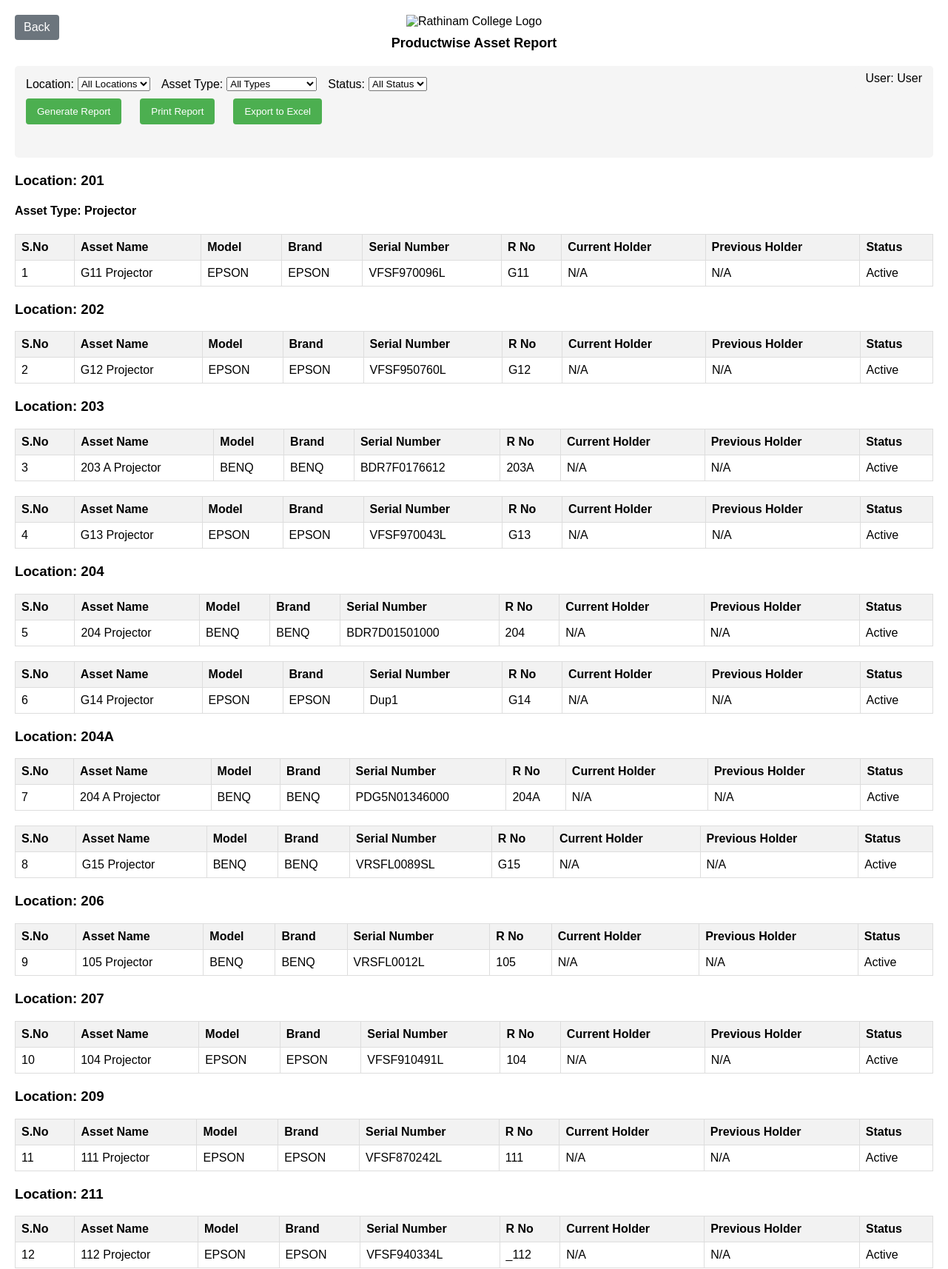
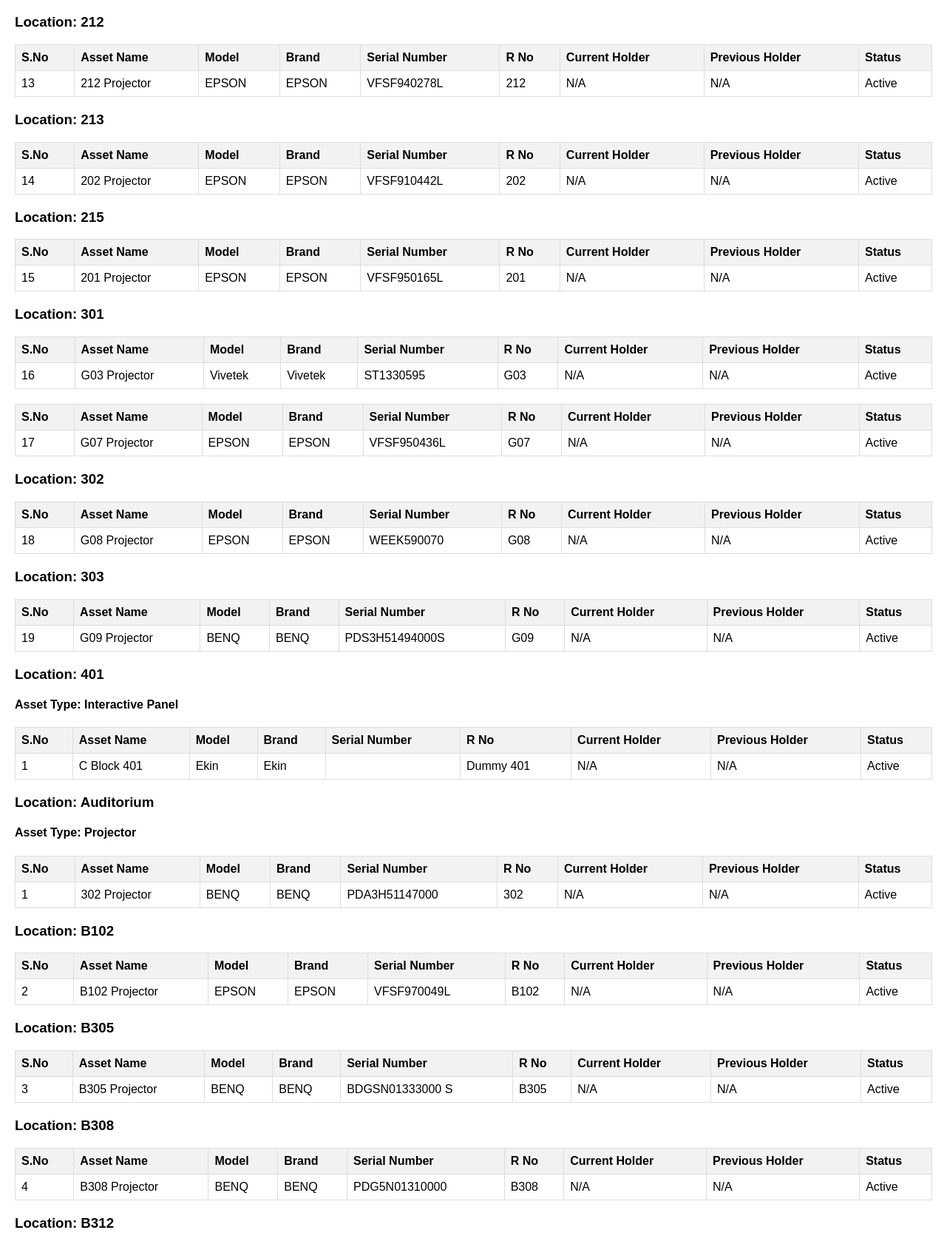
Page /productwise_rpt.php (upper part) on the committed database (2 pictures, top to bottom).
### tables this page shows
CREATE TABLE `asset` (
  `asset_id` int(11) NOT NULL,
  `asset_name` varchar(100) DEFAULT NULL,
  `serial_no` varchar(255) DEFAULT NULL,
  `r_no` varchar(255) DEFAULT NULL,
  `model` varchar(100) DEFAULT NULL,
  `brand` varchar(100) DEFAULT NULL,
  `type_id` int(11) DEFAULT NULL,
  `location_id` int(11) DEFAULT NULL,
  `processor` varchar(100) DEFAULT NULL,
  `processor_version` varchar(100) DEFAULT NULL,
  `ram_type` enum('DDR2','DDR3','DDR4') DEFAULT NULL,
  `ram_frequency` varchar(50) DEFAULT NULL,
  `ram_size` varchar(50) DEFAULT NULL,
  `graphics_card_available` enum('Yes','No') DEFAULT 'No',
  `graphics_card_brand` varchar(100) DEFAULT NULL,
  `graphics_card_model` varchar(100) DEFAULT NULL,
  `graphics_card_size` varchar(50) DEFAULT NULL,
  `storage_type` enum('SSD','HDD','Both') DEFAULT NULL,
  `storage_count` int(11) DEFAULT NULL,
  `purchase_date` date DEFAULT NULL,
  `warranty_expiry` date DEFAULT NULL,
  `status` enum('active','service','scrapped') DEFAULT 'active',
  `current_holder` int(11) DEFAULT NULL,
  `previous_holder` int(11) DEFAULT NULL,
  `lan_status` enum('Working','Not working') DEFAULT NULL COMMENT 'LAN connectivity status for lab assets',
  `projector_type` enum('Short Throw','Standard','Long Throw','Ultra Short Throw') DEFAULT NULL,
  `has_speaker` enum('Yes','No') DEFAULT NULL,
  `lumens` varchar(20) DEFAULT NULL,
  `resolution` varchar(20) DEFAULT NULL,
  `mount_type` enum('Short Throw','Long Throw') DEFAULT NULL,
  `logic_box_status` enum('Yes','No','Replaced','New logic box installed') DEFAULT NULL,
  `cable_type` enum('HDMI','VGA','Printer Cable','VGA CABLE','VGACABLE','VJA') DEFAULT NULL,
  `screen_type` varchar(50) DEFAULT NULL,
  `os_type` varchar(100) DEFAULT NULL,
  `os` varchar(100) DEFAULT NULL,
  `projector_remarks` text DEFAULT NULL,
  `updated_at` timestamp NOT NULL DEFAULT current_timestamp() ON UPDATE current_timestamp(),
  `printer_type` varchar(255) DEFAULT NULL,
  `connectivity` varchar(255) DEFAULT NULL,
  `paper_size` varchar(255) DEFAULT NULL
);

CREATE TABLE `location` (
  `location_id` int(11) NOT NULL,
  `location_name` varchar(100) DEFAULT NULL,
  `category_id` int(11) DEFAULT NULL
);

CREATE TABLE `asset_type` (
  `type_id` int(11) NOT NULL,
  `type_name` varchar(50) DEFAULT NULL
);

### productwise_rpt.php (the view, shortened to what this page needs)
<?php
$host = '127.0.0.1';
$dbname = 'ict';
$username = 'root';
$password = '';
try {
    $pdo = new PDO("mysql:host=$host;dbname=$dbname", $username, $password);
    $pdo->setAttribute(PDO::ATTR_ERRMODE, PDO::ERRMODE_EXCEPTION);
} catch (PDOException $e) {
    die("Could not connect to the database: " . $e->getMessage());
}
$currentUserName = "User";
if (isset($_GET['export_excel'])) {
    header('Content-Type: application/vnd.ms-excel');
    header('Content-Disposition: attachment; filename="productwise_assets_'.date('Y-m-d').'.xls"');
    $excel_export = true;
} else {
    $excel_export = false;
}
function getProductwiseAssets($pdo, $type_id = null, $location_id = null, $status = null) {
    $sql = "SELECT
                a.asset_id,
                a.asset_name,
                a.model,
                a.brand,
                a.serial_no,
                a.r_no,
                a.processor,
                a.processor_version,
                a.ram_type,
                a.ram_size,
                a.storage_type,
                a.storage_count as storage_size,
                a.os_type,
                a.os,
                a.status,
                l.location_name,
                at.type_name,
                e1.emp_name as current_holder,
                e2.emp_name as previous_holder
            FROM asset a
            JOIN location l ON a.location_id = l.location_id
            JOIN asset_type at ON a.type_id = at.type_id
            LEFT JOIN employee e1 ON a.current_holder = e1.emp_id
            LEFT JOIN employee e2 ON a.previous_holder = e2.emp_id
            WHERE a.status != 'scrapped'";
    $params = [];
    $sql .= " ORDER BY l.location_name, at.type_name, a.asset_name";
    $stmt = $pdo->prepare($sql);
    $stmt->execute();
    return $stmt->fetchAll(PDO::FETCH_ASSOC);
}
$type_id = isset($_GET['type_id']) ? $_GET['type_id'] : null;
$location_id = isset($_GET['location_id']) ? $_GET['location_id'] : null;
$status = isset($_GET['status']) ? $_GET['status'] : null;
$assets = getProductwiseAssets($pdo, $type_id, $location_id, $status);
if (!$excel_export):
?>
<!DOCTYPE html>
<html lang="en">
<head>
</head>
<body>
    <div class="no-print">
        <div class="header">
            <a href="javascript:history.back()" class="back-button">Back</a>
            <img src="https://rathinamcollege.ac.in/wp-content/uploads/2020/04/logo-01.jpg" alt="Rathinam College Logo">
            <div class="report-title">Productwise Asset Report</div>
        </div>
        <div class="user-info">
            User: <?= htmlspecialchars($currentUserName) ?>
        </div>
        <div class="filter-form">
            <form method="get">
                <div class="filter-row">
                    <div class="filter-group">
                        <label for="location_id">Location:</label>
                        <select name="location_id" id="location_id">
                            <option value="">All Locations</option>
                        </select>
                    </div>
                    <div class="filter-group">
                        <label for="type_id">Asset Type:</label>
                        <select name="type_id" id="type_id">
                            <option value="">All Types</option>
                        </select>
                    </div>
                    <div class="filter-group">
                        <label for="status">Status:</label>
                        <select name="status" id="status">
                            <option value="">All Status</option>
                        </select>
                    </div>
                </div>
                <div class="filter-row">
                    <button type="submit" class="action-button">Generate Report</button>
                    <button type="button" class="action-button" onclick="window.print()">Print Report</button>
                    <button type="submit" name="export_excel" value="1" class="action-button">Export to Excel</button>
                </div>
            </form>
        </div>
    </div>
    <div id="report-data">
    <?php if (!empty($assets)): ?>
        <?php
        $current_location = null;
        $current_type = null;
        $serial = 1;
        foreach ($assets as $asset):
            if ($asset['location_name'] != $current_location) {
                $current_location = $asset['location_name'];
                echo '<h3>Location: ' . htmlspecialchars($current_location) . '</h3>';
            }
            if ($asset['type_name'] != $current_type) {
                $current_type = $asset['type_name'];
                echo '<h4>Asset Type: ' . htmlspecialchars($current_type) . '</h4>';
                $serial = 1;
            }
        ?>
        <table>
            <thead>
                <tr>
                    <th>S.No</th>
                    <th>Asset Name</th>
                    <th>Model</th>
                    <th>Brand</th>
                    <th>Serial Number</th>
                    <th>R No</th>
                    <th>Current Holder</th>
                    <th>Previous Holder</th>
                    <th>Status</th>
                </tr>
            </thead>
            <tbody>
                <tr>
                    <td><?= $serial++ ?></td>
                    <td><?= htmlspecialchars($asset['asset_name']) ?></td>
                    <td><?= htmlspecialchars($asset['model']) ?></td>
                    <td><?= htmlspecialchars($asset['brand']) ?></td>
                    <td><?= htmlspecialchars($asset['serial_no']) ?></td>
                    <td><?= htmlspecialchars($asset['r_no']) ?></td>
                    <td><?= htmlspecialchars($asset['current_holder'] ?? 'N/A') ?></td>
                    <td><?= htmlspecialchars($asset['previous_holder'] ?? 'N/A') ?></td>
                    <td><?= htmlspecialchars(ucfirst($asset['status'])) ?></td>
                </tr>
            </tbody>
        </table>
        <?php endforeach; ?>
    <?php else: ?>
        <p>No assets found for the selected criteria.</p>
    <?php endif; ?>
    </div>
</body>
</html>
<?php
endif;
?>

### productwise_rpt.php (style rules this page uses)
body { font-family: Arial, sans-serif; margin: 0; padding: 20px; }
.header { text-align: center; margin-bottom: 20px; position: relative; }
.header img { height: 80px; }
.report-title { margin: 10px 0; font-size: 18px; font-weight: bold; }
.filter-form { margin-bottom: 20px; padding: 15px; background: #f5f5f5; border-radius: 5px; }
.filter-row { margin-bottom: 10px; display: flex; flex-wrap: wrap; gap: 15px; }
.filter-group { display: flex; align-items: center; gap: 5px; }
table { width: 100%; border-collapse: collapse; margin-bottom: 20px; page-break-inside: avoid; }
th, td { border: 1px solid #ddd; padding: 8px; text-align: left; }
th { background-color: #f2f2f2; }
.action-button { background: #4CAF50; color: white; padding: 10px 15px; border: none; border-radius: 4px; cursor: pointer; margin-bottom: 20px; margin-right: 10px; }
.user-info { float: right; margin-bottom: 20px; padding: 8px 15px; background: #f5f5f5; border-radius: 5px; }
.back-button { position: absolute; left: 0; top: 0; background: #6c757d; color: white; padding: 8px 12px; border: none; border-radius: 4px; cursor: pointer; text-decoration: none; }

### rows in the picture
asset: location.location_name "201", type.type_name "Projector", asset_name "G11 Projector", model "EPSON", brand "EPSON", serial_no "VFSF970096L", r_no "G11", current_holder "N/A", previous_holder "N/A", status "Active"
asset: location.location_name "202", asset_name "G12 Projector", model "EPSON", brand "EPSON", serial_no "VFSF950760L", r_no "G12", current_holder "N/A", previous_holder "N/A", status "Active"
asset: location.location_name "203", asset_name "203 A Projector", model "BENQ", brand "BENQ", serial_no "BDR7F0176612", r_no "203A", current_holder "N/A", previous_holder "N/A", status "Active"
asset: asset_name "G13 Projector", model "EPSON", brand "EPSON", serial_no "VFSF970043L", r_no "G13", current_holder "N/A", previous_holder "N/A", status "Active"
asset: location.location_name "204", asset_name "204 Projector", model "BENQ", brand "BENQ", serial_no "BDR7D01501000", r_no "204", current_holder "N/A", previous_holder "N/A", status "Active"
asset: asset_name "G14 Projector", model "EPSON", brand "EPSON", serial_no "Dup1", r_no "G14", current_holder "N/A", previous_holder "N/A", status "Active"
asset: location.location_name "204A", asset_name "204 A Projector", model "BENQ", brand "BENQ", serial_no "PDG5N01346000", r_no "204A", current_holder "N/A", previous_holder "N/A", status "Active"
asset: asset_name "G15 Projector", model "BENQ", brand "BENQ", serial_no "VRSFL0089SL", r_no "G15", current_holder "N/A", previous_holder "N/A", status "Active"
asset: location.location_name "206", asset_name "105 Projector", model "BENQ", brand "BENQ", serial_no "VRSFL0012L", r_no "105", current_holder "N/A", previous_holder "N/A", status "Active"
asset: location.location_name "207", asset_name "104 Projector", model "EPSON", brand "EPSON", serial_no "VFSF910491L", r_no "104", current_holder "N/A", previous_holder "N/A", status "Active"
asset: location.location_name "209", asset_name "111 Projector", model "EPSON", brand "EPSON", serial_no "VFSF870242L", r_no "111", current_holder "N/A", previous_holder "N/A", status "Active"
asset: location.location_name "211", asset_name "112 Projector", model "EPSON", brand "EPSON", serial_no "VFSF940334L", r_no "_112", current_holder "N/A", previous_holder "N/A", status "Active"
asset: location.location_name "212", asset_name "212 Projector", model "EPSON", brand "EPSON", serial_no "VFSF940278L", r_no "212", current_holder "N/A", previous_holder "N/A", status "Active"
asset: location.location_name "213", asset_name "202 Projector", model "EPSON", brand "EPSON", serial_no "VFSF910442L", r_no "202", current_holder "N/A", previous_holder "N/A", status "Active"
asset: location.location_name "215", asset_name "201 Projector", model "EPSON", brand "EPSON", serial_no "VFSF950165L", r_no "201", current_holder "N/A", previous_holder "N/A", status "Active"
asset: location.location_name "301", asset_name "G03 Projector", model "Vivetek", brand "Vivetek", serial_no "ST1330595", r_no "G03", current_holder "N/A", previous_holder "N/A", status "Active"
asset: asset_name "G07 Projector", model "EPSON", brand "EPSON", serial_no "VFSF950436L", r_no "G07", current_holder "N/A", previous_holder "N/A", status "Active"
asset: location.location_name "302", asset_name "G08 Projector", model "EPSON", brand "EPSON", serial_no "WEEK590070", r_no "G08", current_holder "N/A", previous_holder "N/A", status "Active"
asset: location.location_name "303", asset_name "G09 Projector", model "BENQ", brand "BENQ", serial_no "PDS3H51494000S", r_no "G09", current_holder "N/A", previous_holder "N/A", status "Active"
asset: location.location_name "401", type.type_name "Interactive Panel", asset_name "C Block 401", model "Ekin", brand "Ekin", r_no "Dummy 401", current_holder "N/A", previous_holder "N/A", status "Active"
asset: location.location_name "Auditorium", type.type_name "Projector", asset_name "302 Projector", model "BENQ", brand "BENQ", serial_no "PDA3H51147000", r_no "302", current_holder "N/A", previous_holder "N/A", status "Active"
asset: location.location_name "B102", asset_name "B102 Projector", model "EPSON", brand "EPSON", serial_no "VFSF970049L", r_no "B102", current_holder "N/A", previous_holder "N/A", status "Active"
asset: location.location_name "B305", asset_name "B305 Projector", model "BENQ", brand "BENQ", serial_no "BDGSN01333000 S", r_no "B305", current_holder "N/A", previous_holder "N/A", status "Active"
asset: location.location_name "B308", asset_name "B308 Projector", model "BENQ", brand "BENQ", serial_no "PDG5N01310000", r_no "B308", current_holder "N/A", previous_holder "N/A", status "Active"
asset: location.location_name "B312"

### other values in the picture
$currentUserName "User"
